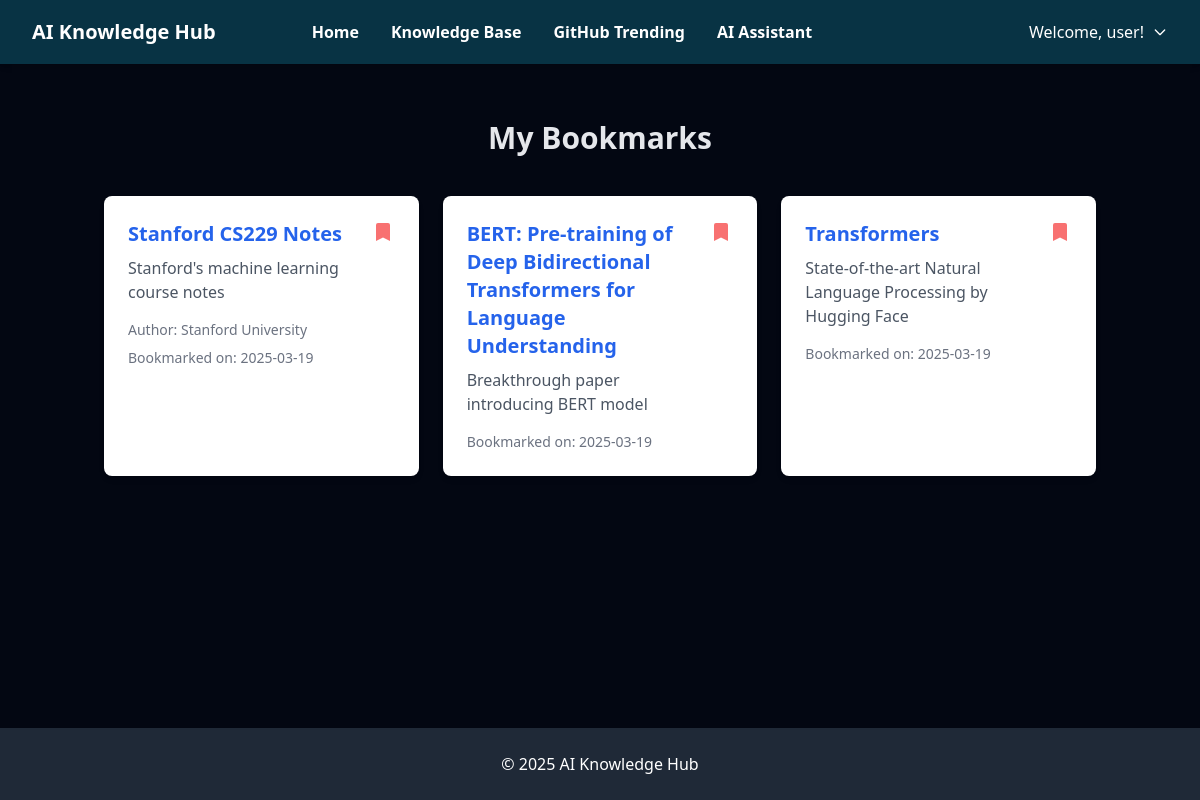
The app's page /bookmarks (signed in) with its own data.
### models.py (models this page shows, shortened)
class User(UserMixin, db.Model):
    id = db.Column(db.Integer, primary_key=True)
    username = db.Column(db.String(80), unique=True, nullable=False)
    email = db.Column(db.String(120), unique=True, nullable=False)
    password_hash = db.Column(db.String(128))
    is_admin = db.Column(db.Boolean, default=False)
    created_at = db.Column(db.DateTime, default=datetime.utcnow)
    bookmarks = db.relationship('Bookmark', backref='user', lazy=True)

class Bookmark(db.Model):
    id = db.Column(db.Integer, primary_key=True)
    user_id = db.Column(db.Integer, db.ForeignKey('user.id'), nullable=False)
    resource_type = db.Column(db.String(50), nullable=False)  # 'course', 'handbook', 'github_project', 'research_paper', 'blog'
    resource_id = db.Column(db.Integer, nullable=False)  # ID of the bookmarked resource
    created_at = db.Column(db.DateTime, default=db.func.current_timestamp())
    __table_args__ = (
        db.UniqueConstraint('user_id', 'resource_type', 'resource_id', name='unique_user_resource'),
    )

class Handbook(db.Model):
    id = db.Column(db.Integer, primary_key=True)
    title = db.Column(db.String(200), nullable=False)
    url = db.Column(db.String(500), nullable=False)
    author = db.Column(db.String(200))
    description = db.Column(db.Text)
    created_at = db.Column(db.DateTime, default=datetime.utcnow)

class ResearchPaper(db.Model):
    id = db.Column(db.Integer, primary_key=True)
    title = db.Column(db.String(200), nullable=False)
    url = db.Column(db.String(500), nullable=False)
    source = db.Column(db.String(200))
    description = db.Column(db.Text)
    created_at = db.Column(db.DateTime, default=datetime.utcnow)

class GitHubProject(db.Model):
    id = db.Column(db.Integer, primary_key=True)
    title = db.Column(db.String(200), nullable=False)
    url = db.Column(db.String(500), nullable=False)
    stars = db.Column(db.Integer)
    description = db.Column(db.Text)
    created_at = db.Column(db.DateTime, default=datetime.utcnow)

### app.py (the view)
@app.route('/bookmarks')
@login_required
def view_bookmarks():
    bookmarks = Bookmark.query.filter_by(user_id=current_user.id).order_by(Bookmark.created_at.desc()).all()
    print(f"Found {len(bookmarks)} bookmarks for user {current_user.id}")  # Debug log
    resources = []
    for bookmark in bookmarks:
        resource = None
        try:
            if bookmark.resource_type == 'courses':
                resource = Course.query.get(bookmark.resource_id)
            elif bookmark.resource_type == 'handbooks':
                resource = Handbook.query.get(bookmark.resource_id)
            elif bookmark.resource_type == 'github_projects':
                resource = GitHubProject.query.get(bookmark.resource_id)
            elif bookmark.resource_type == 'research_papers':
                resource = ResearchPaper.query.get(bookmark.resource_id)
            elif bookmark.resource_type == 'blogs':
                resource = Blog.query.get(bookmark.resource_id)
            if resource:
                resources.append({
                    'type': bookmark.resource_type,
                    'resource': resource,
                    'bookmark_id': bookmark.id,
                    'created_at': bookmark.created_at
                })
                print(f"Added resource: {resource.title} of type {bookmark.resource_type}")  # Debug log
            else:
                print(f"Resource not found for bookmark {bookmark.id} of type {bookmark.resource_type}")  # Debug log
        except Exception as e:
            print(f"Error processing bookmark {bookmark.id}: {str(e)}")  # Debug log
    print(f"Total resources to display: {len(resources)}")  # Debug log
    return render_template('bookmarks.html', resources=resources)

### app.py (called while the page is built)
@login_manager.user_loader
def load_user(user_id):
    return User.query.get(int(user_id))

def login_required(f):
    @wraps(f)
    def decorated_function(*args, **kwargs):
        if 'user_id' not in session:
            return redirect(url_for('login'))
        return f(*args, **kwargs)
    return decorated_function

### templates/bookmarks.html (shortened to what this page needs)
{% extends "base.html" %}
{% block content %}
<div class="max-w-7xl mx-auto">
    <div class="text-center mb-10 pt-6">
        <h1 class="text-3xl font-bold text-gray-200">My Bookmarks</h1>
    </div>
    {% if resources %}
    <div class="grid grid-cols-1 md:grid-cols-2 lg:grid-cols-3 gap-6">
        {% for item in resources %}
        <div class="bg-white rounded-lg shadow-md p-6">
            <div class="flex justify-between items-start">
                <div>
                    <h2 class="text-xl font-semibold mb-2">
                        <a href="{{ item.resource.url }}" target="_blank" class="text-blue-600 hover:text-blue-800">
                            {{ item.resource.title }}
                        </a>
                    </h2>
                    <p class="text-gray-600 mb-4">{{ item.resource.description }}</p>
                    {% if item.resource.author %}
                    <p class="text-sm text-gray-500">Author: {{ item.resource.author }}</p>
                    {% endif %}
                    <p class="text-sm text-gray-500 mt-2">Bookmarked on: {{ item.created_at.strftime('%Y-%m-%d') }}</p>
                </div>
                <form action="{{ url_for('remove_bookmark', resource_type=item.type, resource_id=item.resource.id) }}" method="POST">
                    <button type="submit" class="text-red-400 hover:text-red-600">
                        <svg class="w-6 h-6" fill="currentColor" viewBox="0 0 24 24">
                            <path stroke-linecap="round" stroke-linejoin="round" stroke-width="2" d="M5 5a2 2 0 012-2h10a2 2 0 012 2v16l-7-3.5L5 21V5z"></path>
                        </svg>
                    </button>
                </form>
            </div>
        </div>
        {% endfor %}
    </div>
    {% else %}
    <div class="text-center py-12">
        <p class="text-gray-600 text-lg">You haven't bookmarked any resources yet.</p>
        <a href="{{ url_for('knowledge_base') }}" class="text-blue-600 hover:text-blue-800 mt-4 inline-block">Browse Resources</a>
    </div>
    {% endif %}
</div>
{% endblock %}

### templates/base.html (shortened to what this page needs)
<!DOCTYPE html>
<html lang="en">
<head>
    <script src="https://cdn.tailwindcss.com"></script>
</head>
<body class="bg-gray-950 min-h-screen flex flex-col">
    <header class="bg-cyan-950 text-white shadow-md">
        <div class="max-w-7xl mx-auto px-4 sm:px-6 lg:px-8">
            <div class="flex justify-between items-center h-16">
                <div class="flex items-center">
                    <a href="{{ url_for('index') }}" class="text-xl font-bold mr-12">AI Knowledge Hub</a>
                    {% if not request.endpoint in ['login', 'register'] %}
                    <nav class="ml-12">
                        <ul class="flex space-x-8 font-bold">
                            <li><a href="{{ url_for('index') }}" class="hover:text-blue-200 transition-colors">Home</a></li>
                            <li><a href="{{ url_for('knowledge_base') }}" class="hover:text-blue-200 transition-colors">Knowledge Base</a></li>
                            <li><a href="{{ url_for('github_trending') }}" class="hover:text-blue-200 transition-colors">GitHub Trending</a></li>
                            <li><a href="{{ url_for('chat') }}" class="hover:text-blue-200 transition-colors">AI Assistant</a></li>
                        </ul>
                    </nav>
                    {% endif %}
                </div>
                <div class="flex items-center space-x-4">
                    {% if current_user.is_authenticated %}
                        <div class="relative">
                            <button id="userMenuButton" class="flex items-center space-x-2 hover:text-blue-200 transition-colors">
                                <span>Welcome, {{ current_user.username }}!</span>
                                <svg class="w-4 h-4" fill="none" stroke="currentColor" viewBox="0 0 24 24">
                                    <path stroke-linecap="round" stroke-linejoin="round" stroke-width="2" d="M19 9l-7 7-7-7"></path>
                                </svg>
                            </button>
                        </div>
                    {% else %}
                        <a href="{{ url_for('login') }}" class="hover:text-blue-200 transition-colors font-bold">Login</a>
                        <a href="{{ url_for('register') }}" class="hover:text-blue-200 transition-colors font-bold">Register</a>
                    {% endif %}
                </div>
            </div>
        </div>
    </header>
    <main class="container mx-auto px-4 py-8 flex-grow">
        {% block content %}{% endblock %}
    </main>
    <footer class="bg-gray-800 text-white py-6">
        <div class="container mx-auto px-4 text-center">
            <p>&copy; 2025 AI Knowledge Hub</p>
        </div>
    </footer>
</body>
</html>

### records on screen
User: username "user"
Bookmark: resource "Stanford CS229 Notes", resource.description "Stanford's machine learning course notes", resource.author "Stanford University", created_at "2025-03-19"
Bookmark: resource "BERT: Pre-training of Deep Bidirectional Transformers for Language Understanding", resource.description "Breakthrough paper introducing BERT model", created_at "2025-03-19"
Bookmark: resource "Transformers", resource.description "State-of-the-art Natural Language Processing by Hugging Face", created_at "2025-03-19"
